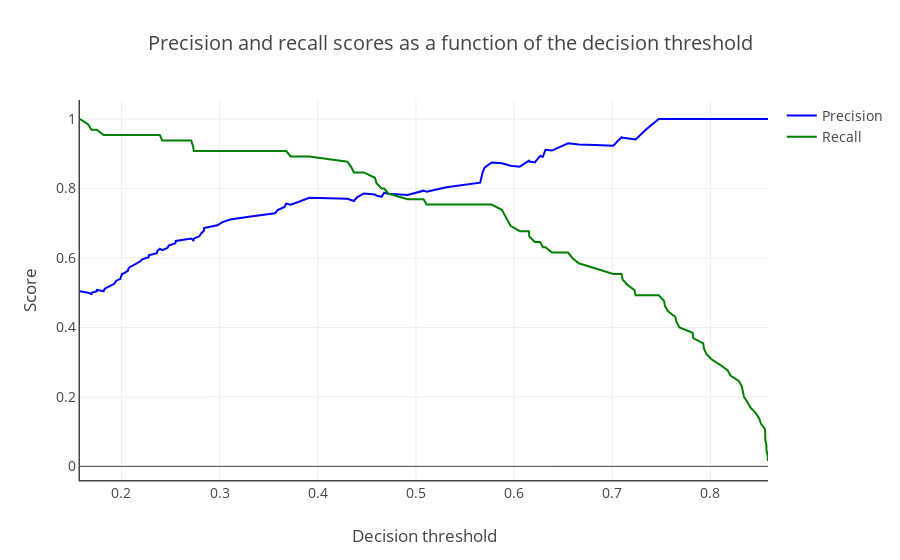

The code cell stored with this chart in its notebook:
### Code cell
t = precision_recall_vs_threshold(
    y_true=y_train, y_pred=cv_predict_proba[:, 1])
py.iplot(t, filename='fatigue/precision_recall_vs_threshold')

### Figure 1 — Plotly figure (JSON) as saved in the notebook; plotly's stock layout.template omitted (floating-point values rounded to 4 significant figures; data arrays with more than 128 entries replaced by an {"elided": "..."} marker saying what was removed)
{"data": [{"line": {"color": "blue"}, "mode": "lines", "name": "Precision", "type": "scatter", "x": {"elided": "129 float values"}, "y": {"elided": "129 float values"}}, {"line": {"color": "green"}, "mode": "lines", "name": "Recall", "type": "scatter", "x": {"elided": "129 float values"}, "y": {"elided": "129 float values"}}], "layout": {"font": {"size": 14}, "hovermode": "closest", "title": "Precision and recall scores as a function of the decision threshold", "xaxis": {"linewidth": 1.5, "showline": true, "title": "Decision threshold"}, "yaxis": {"linewidth": 1.5, "showline": true, "title": "Score"}}}
